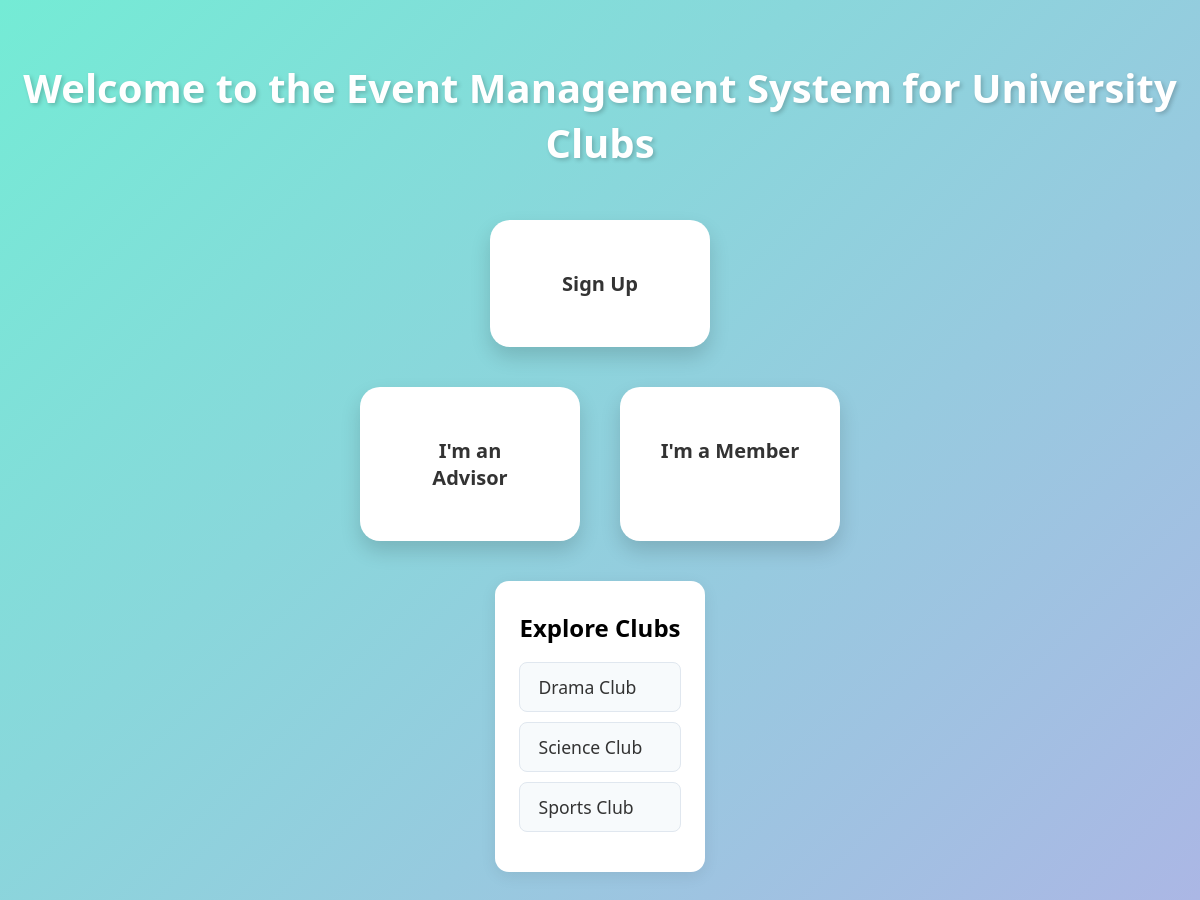
/, run on an earlier commit of the app's database.
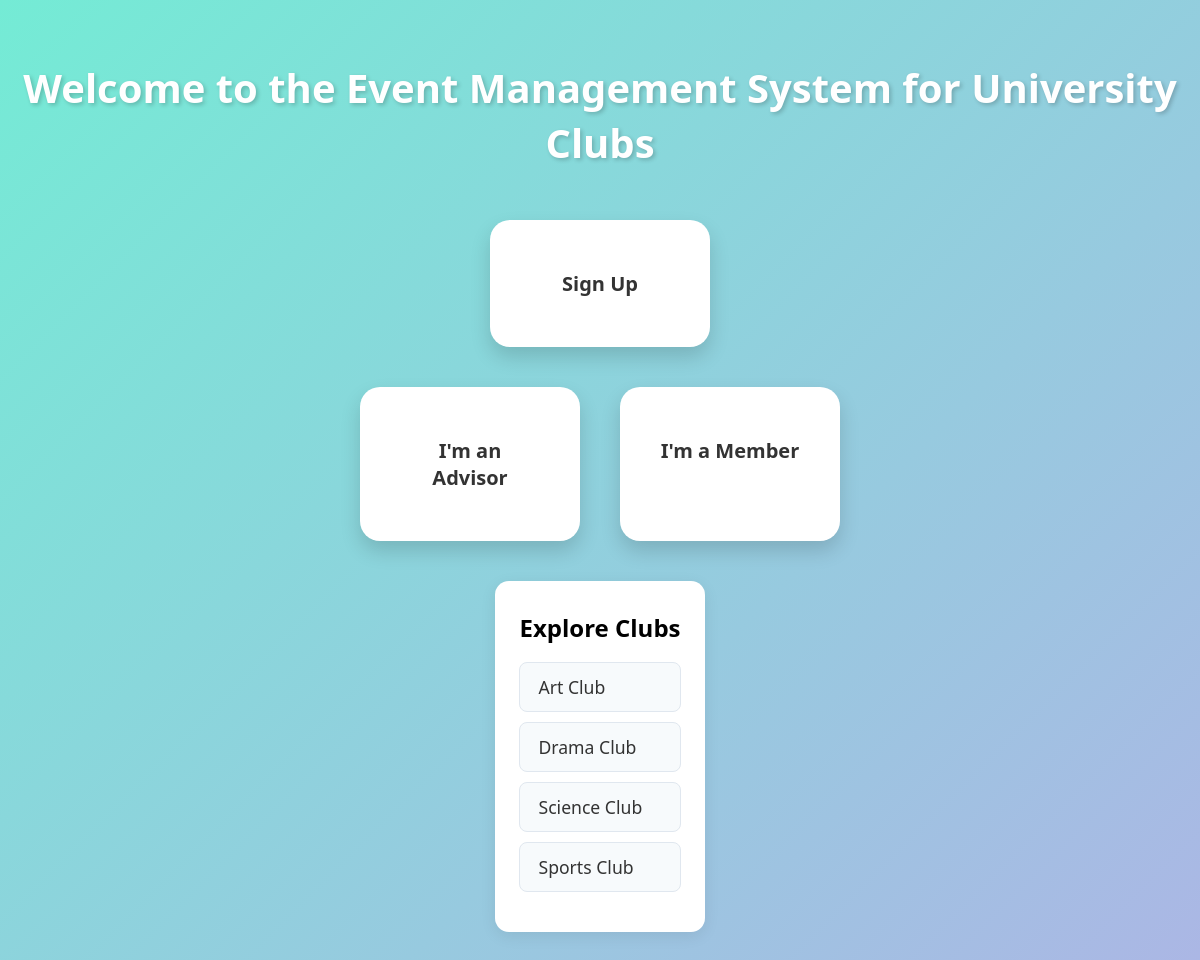
And on a later commit of the database.
### tables this page shows
CREATE TABLE `clubs` (
  `club_id` int(11) NOT NULL,
  `club_name` varchar(100) NOT NULL,
  `registration_date` date NOT NULL,
  `status` varchar(20) NOT NULL
);

### index.php (the view, shortened to what this page needs)
<?php
include 'connection.php';
$clubs_res = mysqli_query($conn, "SELECT club_id, club_name FROM clubs ORDER BY club_name ASC");
$clubs = [];
if ($clubs_res && mysqli_num_rows($clubs_res) > 0) {
    while ($row = mysqli_fetch_assoc($clubs_res)) {
        $clubs[] = $row;
    }
}
?>
<!DOCTYPE html>
<html lang="en">
<head>
</head>
<body>
  <h1>Welcome to the Event Management System for University Clubs</h1>
  <div class="role-card signup" onclick="window.location.href='member_signup.php'">
    Sign Up
  </div>
  <div class="role-select">
    <div class="role-card advisor" onclick="window.location.href='login_advisor.php'">
      I'm an Advisor
    </div>
    <div class="role-card member" onclick="window.location.href='member_login.php'">
      I'm a Member
    </div>
  </div>
  <div class="clubs-list">
    <h2>Explore Clubs</h2>
    <?php if (!empty($clubs)): ?>
      <?php foreach ($clubs as $club): ?>
        <a class="club-link" href="club_info.php?club_id=<?php echo (int)$club['club_id']; ?>">
          <?php echo htmlspecialchars($club['club_name']); ?>
        </a>
      <?php endforeach; ?>
    <?php else: ?>
      <p style="text-align:center;">No clubs found.</p>
    <?php endif; ?>
  </div>
</body>
</html>

What changed in the data, as far as the page shows it:
added clubs: club_name "Art Club"
